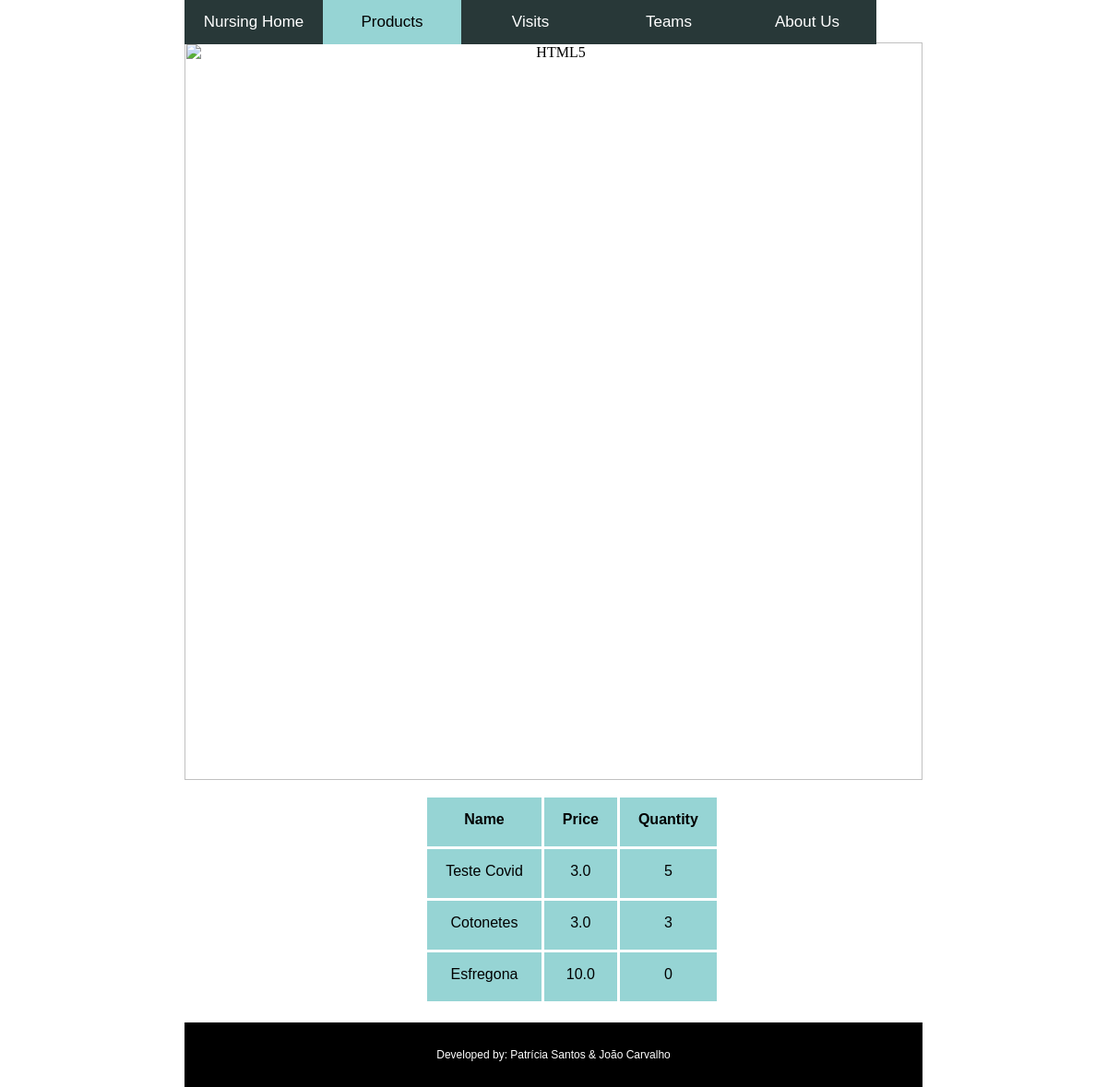
The app's page /produto/ (signed in), older data.
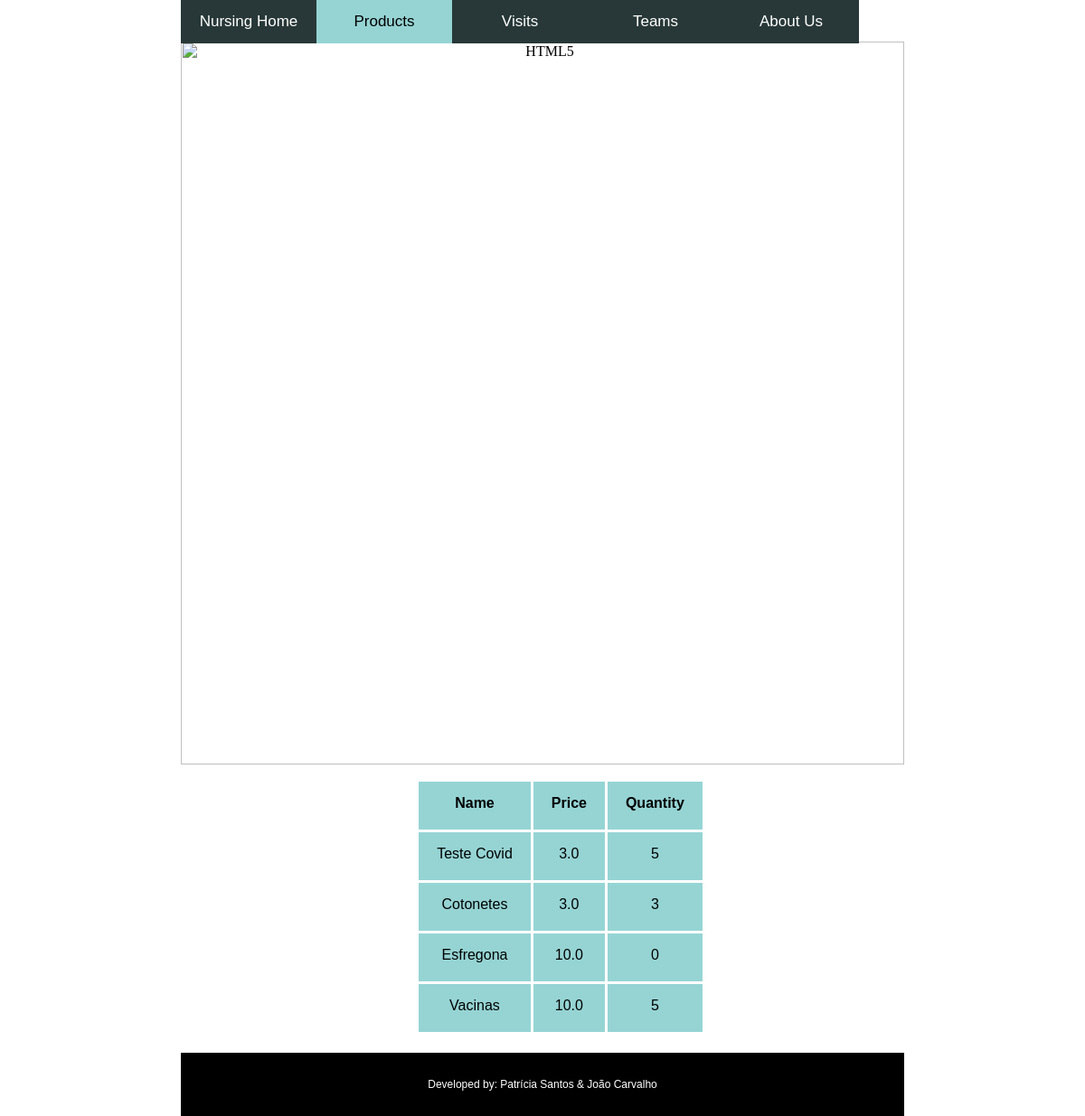
The same page, newer data.
### polls/models.py (models this page shows, shortened)
class Produto(models.Model):
    name = models.CharField(max_length=50)
    price = models.FloatField(default=0)
    quantity = models.IntegerField(default=0)

### polls/views.py (the view)
# urls.py: path('produto/', views.index_produto, name='index_produto'),
@login_required(login_url='/login/')
def index_produto(request):
    product_list = Produto.objects.all()
    context = {
        'product_list' : []
    }
    for product in product_list:
        product_json = {
            'name' : product.name,
            'price' : product.price,
            'quantity' : product.quantity,
        }
        context['product_list'].append(product_json)
    return render(request, 'produtos/index_produto.html', context)

### polls/templates/produtos/index_produto.html (shortened to what this page needs)
<html>
<body>
    <div class="topnav">
        <a href="/lar/">Nursing Home</a>
        <a class="active" href="/produto/">Products</a>
        <a href="/visit/">Visits</a>
        <a href="/equipa/">Teams</a>
        <a href="/info/">About Us</a>
    </div>
<div class="center">
{% if product_list %}
    <div class="slide-container">
        <div class="slideshow fade">
            <img src="https://www.czcarede.com/wp-content/uploads/2019/11/Hygiene-Products-For-Nursing-Homes.jpg" alt="HTML5" style="width:100%">
        </div>
    </div>
    <div class="text">
        <ul>
            <table>
                <tr>
                    <th>Name</th>
                    <th>Price</th>
                    <th>Quantity</th>
                </tr>
                {% for products in product_list %}
                <tr>
                    <td>{{ products.name }}</td>
                    <td>{{ products.price }}</td>
                    <td>{{ products.quantity }}</td>
                </tr>
                {% endfor %}
            </table>
        </ul>
        {% else %}
            <p>No polls are available</p>
        {% endif %}
    </div>
</div>
<div class="bottom">
    <p>Developed by: Patrícia Santos & João Carvalho</p>
</div>
</body>
</html>

### polls/templates/produtos/index_produto.html (style rules this page uses)
.topnav { background-color: #283838; overflow: hidden; font-family: 'Franklin Gothic Medium', 'Arial Narrow', Arial, sans-serif; position: fixed; z-index: 2; }
.topnav a { float: left; color: #ffffff; text-align: center; padding: 14px 16px; font-size: 17px; text-decoration: none; width: 150px; }
.topnav a.active { background-color: #96D4D4; color: black; }
* { box-sizing:border-box }
.slide-container { max-width: 1000px; position: relative; margin: auto; text-align: center; padding-top: 46px; }
.slideshow { display: none; }
.fade { -webkit-animation-name: fade; -webkit-animation-duration: 1.5s; animation-name: fade; animation-duration: 1.5s; }
.text { text-align: left; font-family: 'Franklin Gothic Medium', 'Arial Narrow', Arial, sans-serif; }
table, th, td { border: 3px solid white; border-collapse: collapse; text-align: center; padding: 15px 20px 20px 20px; margin-left: auto; margin-right: auto; }
th, td { background-color: #96D4D4; }
.bottom { background-color: black; padding: 16px 16px; color: white; font-family: 'Franklin Gothic Medium', 'Arial Narrow', Arial, sans-serif; font-size: 12; text-align: center; margin-top: 20px; }
body { width: 800px; margin: 0 auto; }

Row changes from the older to the newer data that the page shows:
added Produto: name "Vacinas", price "10.0"
Text that changed along with them:
new list line: "5"
